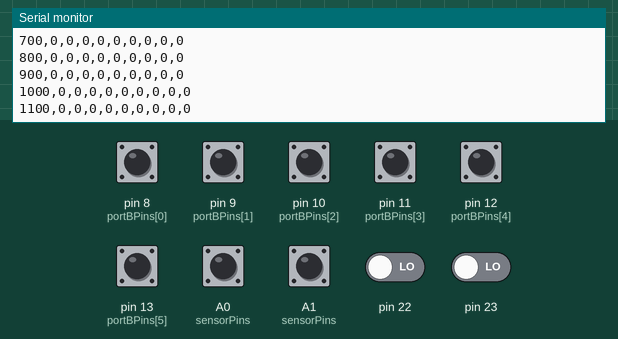
A sketch run on a simulated Arduino Uno, built with avr-gcc and run on an emulated ATmega328P. Parts: the last lines printed to the serial monitor. The test bench sets the inputs (shaded band); at power-on: A0 (sensorPins), A1 (sensorPins), pin 8 (portBPins[0]), pin 9 (portBPins[1]), pin 10 (portBPins[2]), pin 11 (portBPins[3]), pin 12 (portBPins[4]), pin 13 (portBPins[5]) HIGH, pin 22, pin 23 LOW.

Above: at 1.4 s.
1.5 s: pin 8 (portBPins[0]) pulled LOW for 0.15 s
At 1.6 s:
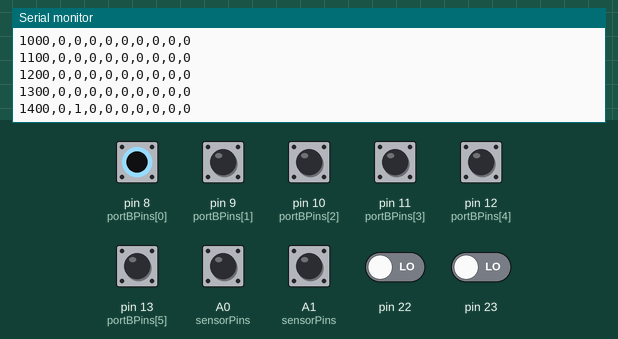
3.1 s: pin 9 (portBPins[1]) pulled LOW for 0.15 s
At 3.21 s:
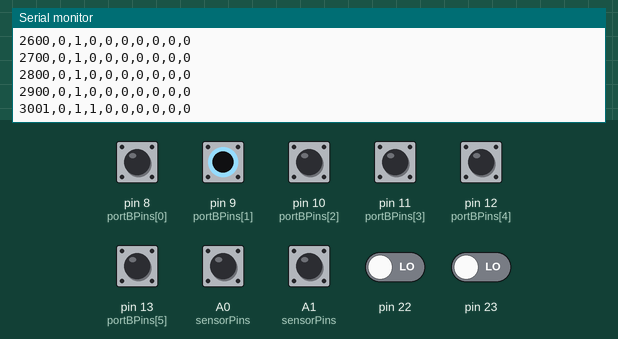
4.7 s: pin 10 (portBPins[2]) pulled LOW for 0.15 s
At 4.71 s:
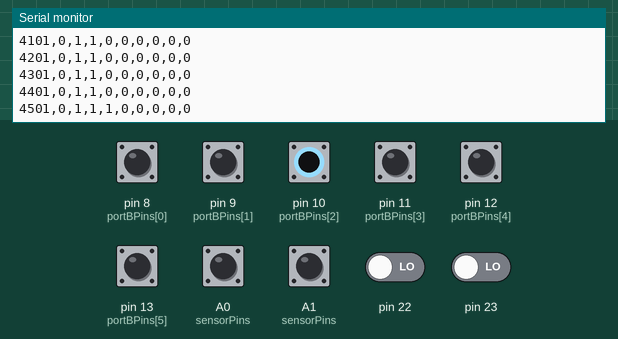
6.3 s: pin 11 (portBPins[3]) pulled LOW for 0.15 s
At 6.31 s:
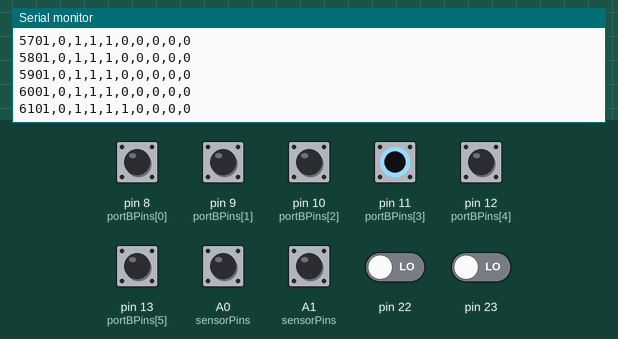
7.9 s: pin 12 (portBPins[4]) pulled LOW for 0.15 s
At 7.91 s:
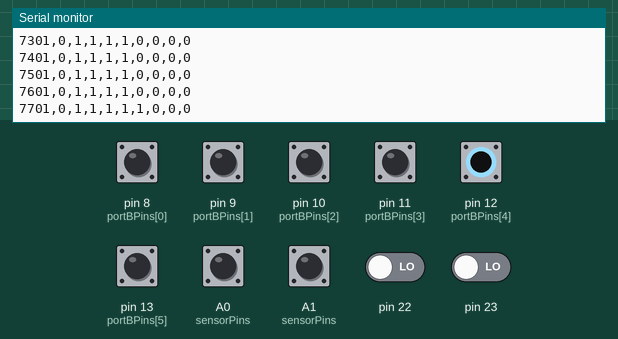
9.5 s: pin 13 (portBPins[5]) pulled LOW for 0.15 s
At 9.51 s:
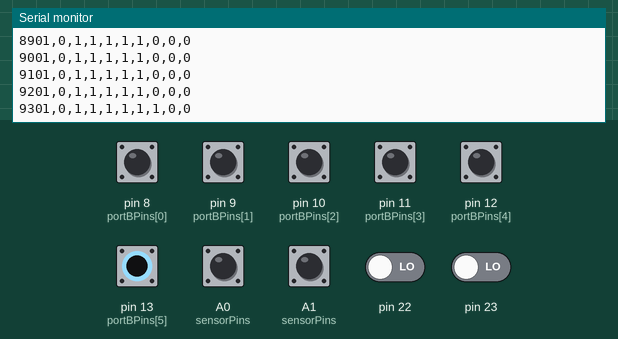
Timing chart, 0 to 12.1 s (numbered marks = the images above; inputs shaded):
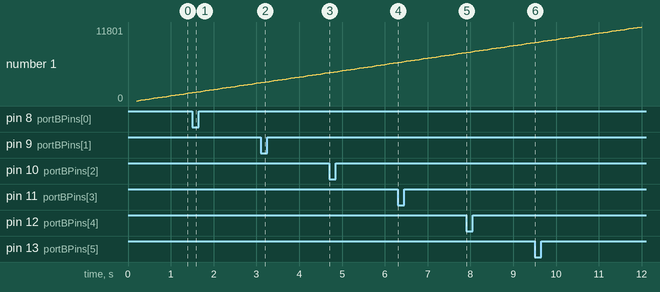

The sketch:

bench_logger.ino
```cpp
// motor_wheel_multi_pcint.ino
// Supports up to 8 Hall sensors on pins: 8,9,10,11,12,13,A0,A1
// Uses pin-change interrupts on PORTB and PORTC
// Prints: ms_since_start,encoder_placeholder,s1,s2,...,s8

#include <Arduino.h>

// Configuration
const uint8_t sensorPins[8] = {8,9,10,11,12,13,A0,A1};
const uint8_t SENSORS = 8;
const unsigned long MIN_GAP_US = 4000UL; // 4 ms debounce (tweak if needed)
const unsigned long PRINT_INTERVAL_MS = 100; // 100 ms print interval -> good for motor calibration

// volatile counters and state
volatile unsigned long counts[SENSORS];
volatile uint8_t lastState[SENSORS];
volatile unsigned long lastPulseMicros[SENSORS];

unsigned long startMillis = 0;
unsigned long lastPrint = 0;

// helper: map pin -> sensor index
// We'll compute masks for PORTB and PORTC to quickly check
const uint8_t portBPins[] = {8,9,10,11,12,13}; // PB0..PB5
const uint8_t portCPins[] = {A0, A1};         // PC0..PC1

// ISR for Port B (D8-D13)
ISR(PCINT0_vect) {
  uint8_t pb = PINB; // current PORTB state
  // loop sensors mapped to PORTB (indexes 0..5)
  for (uint8_t i=0; i<6; ++i) {
    uint8_t pin = portBPins[i];
    uint8_t bit = (1<<i); // PB0 is bit 0 for D8
    uint8_t curr = (pb & bit) ? 1 : 0;
    if (lastState[i] == 1 && curr == 0) { // falling edge
      unsigned long now = micros();
      if (now - lastPulseMicros[i] > MIN_GAP_US) {
        counts[i]++;
        lastPulseMicros[i] = now;
      }
    }
    lastState[i] = curr;
  }
}

// ISR for Port C (A0-A5)
ISR(PCINT1_vect) {
  uint8_t pc = PINC; // current PORTC state
  // sensors 6..7 map to PC0..PC1 (A0->PC0 index)
  for (uint8_t j=0; j<2; ++j) {
    uint8_t i = 6 + j; // sensor index 6 or 7
    uint8_t bit = (1<<j); // PC0 bit 0, PC1 bit1
    uint8_t curr = (pc & bit) ? 1 : 0;
    if (lastState[i] == 1 && curr == 0) {
      unsigned long now = micros();
      if (now - lastPulseMicros[i] > MIN_GAP_US) {
        counts[i]++;
        lastPulseMicros[i] = now;
      }
    }
    lastState[i] = curr;
  }
}

void setup() {
  Serial.begin(115200);
  // init arrays
  for (uint8_t i=0;i<SENSORS;++i) { counts[i]=0; lastPulseMicros[i]=0; }

  // configure pins and initial state
  // PORTB pins (digital 8..13)
  for (uint8_t i=0;i<6;++i) {
    pinMode(portBPins[i], INPUT_PULLUP);
    lastState[i] = (PINB & (1<<i)) ? 1 : 0;
  }
  // PORTC pins (A0..A1)
  for (uint8_t j=0;j<2;++j) {
    uint8_t pin = portCPins[j];
    pinMode(pin, INPUT_PULLUP);
    lastState[6+j] = (PINC & (1<<j)) ? 1 : 0;
  }

  // Enable PCINT for Port B and Port C
  PCICR |= (1 << PCIE0) | (1 << PCIE1);   // enable pin-change interrupts for PCINT0 (PB) and PCINT1 (PC)
  PCMSK0 |= 0x3F; // enable PCINT0..PCINT5 => bits 0..5 for PB0..PB5 (D8..D13)
  PCMSK1 |= 0x03; // enable PCINT8..PCINT9 mapping to PC0..PC1 (A0..A1), but mask bits relative: PCMSK1 bit0->PCINT8
                 // On AVR, PCMSK1 bit0 corresponds to PCINT8 (PC0), bit1->PCINT9 (PC1)

  delay(200);
  startMillis = millis();
  Serial.println("ready");
}

void loop() {
  unsigned long nowMs = millis();
  if (startMillis == 0) startMillis = nowMs;
  unsigned long ms_since_start = nowMs - startMillis;

  if (nowMs - lastPrint >= PRINT_INTERVAL_MS) {
    // copy volatile counts quickly
    noInterrupts();
    unsigned long snapshot[SENSORS];
    for (uint8_t i=0;i<SENSORS;++i) snapshot[i] = counts[i];
    interrupts();

    // Print format: ms_since_start,0,s1,s2,...s8
    Serial.print(ms_since_start); Serial.print(',');
    Serial.print(0); Serial.print(','); // encoder placeholder (0)
    for (uint8_t i=0;i<SENSORS;++i) {
      Serial.print(snapshot[i]);
      if (i < SENSORS-1) Serial.print(',');
    }
    Serial.println();
    lastPrint = nowMs;
  }
}
```

Measured:
- after the input at 1.5 s, the serial monitor: prints a new line after 0.10 s (image 1)
- after the input at 3.1 s, the serial monitor: prints a new line after 0.10 s (image 2)
- after the input at 4.7 s, the serial monitor: prints a new line at once (image 3)
- after the input at 6.3 s, the serial monitor: prints a new line at once (image 4)
- after the input at 7.9 s, the serial monitor: prints a new line at once (image 5)
- after the input at 9.5 s, the serial monitor: prints a new line at once (image 6)
